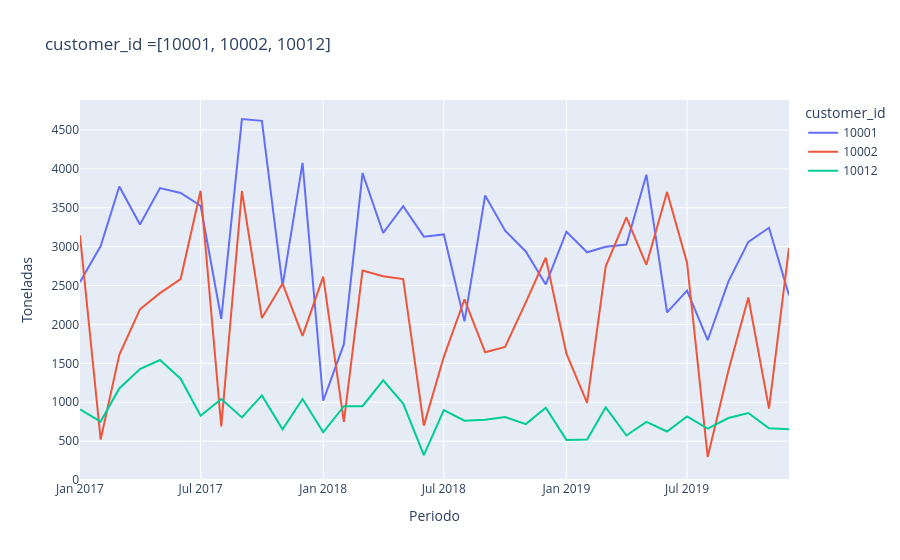

Source (notebook cell):
### Markdown cell above
Los 300 clientes menos importantes representan MENOS del 3% de las toneladas vendidas

### Code cell
# evolucion de algunos clientes

clientes=[10001, 10002, 10012]

gra=px.line(
    con.sql(f"SELECT customer_id, periodo, SUM(tn) tn FROM tb_sellin WHERE customer_id in {clientes} GROUP BY customer_id, periodo ORDER BY 1,2").df(),
    x="periodo",
    y="tn",
    color='customer_id',
    title='customer_id =' + str(clientes),
    labels={"periodo": "Periodo", "tn": "Toneladas"}
  )

# Display the plot
gra.update_traces(mode='lines')
gra.update_yaxes(rangemode="tozero")
gra.show()
